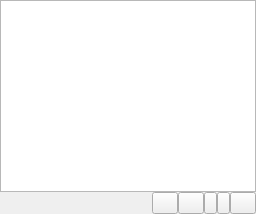
            <widget class="QWidget" name="pageScanedFiles">
             <layout class="QVBoxLayout" name="verticalLayout_14">
              <property name="spacing">
               <number>0</number>
              </property>
              <property name="leftMargin">
               <number>0</number>
              </property>
              <property name="topMargin">
               <number>0</number>
              </property>
              <property name="rightMargin">
               <number>0</number>
              </property>
              <property name="bottomMargin">
               <number>0</number>
              </property>
              <item>
               <widget class="QtCharts::QChartView" name="chartviewScanned"/>
              </item>
              <item>
               <layout class="QHBoxLayout" name="horizontalLayout_13">
                <property name="spacing">
                 <number>0</number>
                </property>
                <item>
                 <widget class="QLabel" name="labelGraphsScanedXYPosition1">
                  <property name="text">
                   <string/>
                  </property>
                 </widget>
                </item>
                <item>
                 <spacer name="horizontalSpacer_20">
                  <property name="orientation">
                   <enum>Qt::Horizontal</enum>
                  </property>
                  <property name="sizeHint" stdset="0">
                   <size>
                    <width>40</width>
                    <height>20</height>
                   </size>
                  </property>
                 </spacer>
                </item>
                <item>
                 <widget class="QLabel" name="labelGraphsScanedXYPosition2"/>
                </item>
                <item>
                 <spacer name="horizontalSpacer_21">
                  <property name="orientation">
                   <enum>Qt::Horizontal</enum>
                  </property>
                  <property name="sizeHint" stdset="0">
                   <size>
                    <width>40</width>
                    <height>20</height>
                   </size>
                  </property>
                 </spacer>
                </item>
                <item>
                 <widget class="QPushButton" name="pushButtonGraphsFileScansResetGraph">
                  <property name="maximumSize">
                   <size>
                    <width>26</width>
                    <height>16777215</height>
                   </size>
                  </property>
                  <property name="focusPolicy">
                   <enum>Qt::NoFocus</enum>
                  </property>
                  <property name="text">
                   <string/>
                  </property>
                  <property name="icon">
                   <iconset resource="mainwindow.qrc">
                    <normaloff>:/images/reset.png</normaloff>:/images/reset.png</iconset>
                  </property>
                 </widget>
                </item>
                <item>
                 <widget class="QPushButton" name="pushButtonGraphsFileScansXshiftup">
                  <property name="maximumSize">
                   <size>
                    <width>26</width>
                    <height>16777215</height>
                   </size>
                  </property>
                  <property name="focusPolicy">
                   <enum>Qt::NoFocus</enum>
                  </property>
                  <property name="text">
                   <string/>
                  </property>
                  <property name="icon">
                   <iconset resource="mainwindow.qrc">
                    <normaloff>:/images/leftleft.png</normaloff>:/images/leftleft.png</iconset>
                  </property>
                 </widget>
                </item>
                <item>
                 <widget class="QPushButton" name="pushButtonGraphsFileScansXscaleup">
                  <property name="maximumSize">
                   <size>
                    <width>13</width>
                    <height>16777215</height>
                   </size>
                  </property>
                  <property name="focusPolicy">
                   <enum>Qt::NoFocus</enum>
                  </property>
                  <property name="text">
                   <string/>
                  </property>
                  <property name="icon">
                   <iconset resource="mainwindow.qrc">
                    <normaloff>:/images/left.png</normaloff>:/images/left.png</iconset>
                  </property>
                 </widget>
                </item>
                <item>
                 <widget class="QPushButton" name="pushButtonGraphsFileScansXscaledown">
                  <property name="maximumSize">
                   <size>
                    <width>13</width>
                    <height>16777215</height>
                   </size>
                  </property>
                  <property name="focusPolicy">
                   <enum>Qt::NoFocus</enum>
                  </property>
                  <property name="text">
                   <string/>
                  </property>
                  <property name="icon">
                   <iconset resource="mainwindow.qrc">
                    <normaloff>:/images/right.png</normaloff>:/images/right.png</iconset>
                  </property>
                 </widget>
                </item>
                <item>
                 <widget class="QPushButton" name="pushButtonGraphsFileScansXshiftdown">
                  <property name="maximumSize">
                   <size>
                    <width>26</width>
                    <height>16777215</height>
                   </size>
                  </property>
                  <property name="focusPolicy">
                   <enum>Qt::NoFocus</enum>
                  </property>
                  <property name="text">
                   <string/>
                  </property>
                  <property name="icon">
                   <iconset resource="mainwindow.qrc">
                    <normaloff>:/images/rightright.png</normaloff>:/images/rightright.png</iconset>
                  </property>
                 </widget>
                </item>
               </layout>
              </item>
             </layout>
            </widget>
